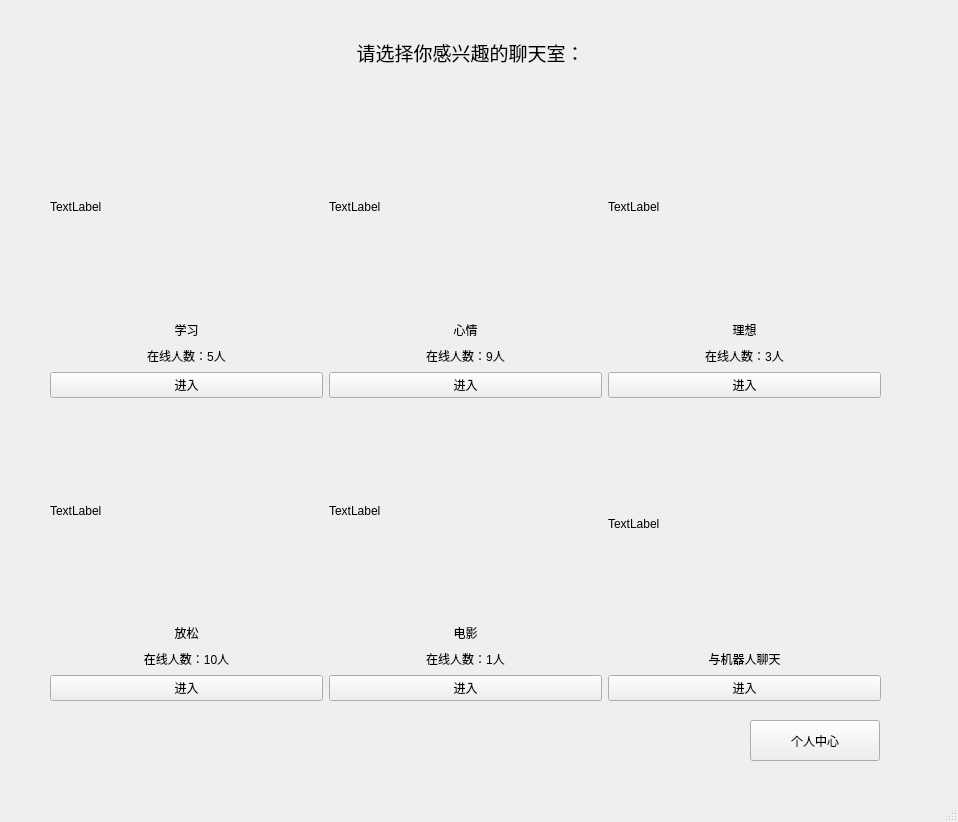
<?xml version="1.0" encoding="UTF-8"?>
<ui version="4.0">
 <class>mainWindow</class>
 <widget class="QMainWindow" name="mainWindow">
  <property name="geometry">
   <rect>
    <x>0</x>
    <y>0</y>
    <width>958</width>
    <height>822</height>
   </rect>
  </property>
  <property name="windowTitle">
   <string>聊天室</string>
  </property>
  <widget class="QWidget" name="centralwidget">
   <widget class="QWidget" name="gridLayoutWidget">
    <property name="geometry">
     <rect>
      <x>50</x>
      <y>100</y>
      <width>831</width>
      <height>601</height>
     </rect>
    </property>
    <layout class="QGridLayout" name="gridLayout">
     <item row="0" column="0">
      <layout class="QVBoxLayout" name="verticalLayout">
       <item>
        <widget class="QLabel" name="label_5">
         <property name="maximumSize">
          <size>
           <width>16777215</width>
           <height>300</height>
          </size>
         </property>
         <property name="text">
          <string>TextLabel</string>
         </property>
        </widget>
       </item>
       <item>
        <widget class="QLabel" name="label_8">
         <property name="maximumSize">
          <size>
           <width>16777215</width>
           <height>20</height>
          </size>
         </property>
         <property name="text">
          <string>学习</string>
         </property>
         <property name="alignment">
          <set>Qt::AlignCenter</set>
         </property>
        </widget>
       </item>
       <item>
        <widget class="QLabel" name="label_9">
         <property name="maximumSize">
          <size>
           <width>16777215</width>
           <height>20</height>
          </size>
         </property>
         <property name="text">
          <string>在线人数：5人</string>
         </property>
         <property name="alignment">
          <set>Qt::AlignCenter</set>
         </property>
        </widget>
       </item>
       <item>
        <widget class="QPushButton" name="pushButton">
         <property name="text">
          <string>进入</string>
         </property>
        </widget>
       </item>
      </layout>
     </item>
     <item row="1" column="0">
      <layout class="QVBoxLayout" name="verticalLayout_2">
       <item>
        <widget class="QLabel" name="label_6">
         <property name="maximumSize">
          <size>
           <width>16777215</width>
           <height>300</height>
          </size>
         </property>
         <property name="text">
          <string>TextLabel</string>
         </property>
        </widget>
       </item>
       <item>
        <widget class="QLabel" name="label_10">
         <property name="maximumSize">
          <size>
           <width>16777215</width>
           <height>20</height>
          </size>
         </property>
         <property name="text">
          <string>放松</string>
         </property>
         <property name="alignment">
          <set>Qt::AlignCenter</set>
         </property>
        </widget>
       </item>
       <item>
        <widget class="QLabel" name="label_11">
         <property name="maximumSize">
          <size>
           <width>16777215</width>
           <height>20</height>
          </size>
         </property>
         <property name="text">
          <string>在线人数：10人</string>
         </property>
         <property name="alignment">
          <set>Qt::AlignCenter</set>
         </property>
        </widget>
       </item>
       <item>
        <widget class="QPushButton" name="pushButton_4">
         <property name="text">
          <string>进入</string>
         </property>
        </widget>
       </item>
      </layout>
     </item>
     <item row="0" column="1">
      <layout class="QVBoxLayout" name="verticalLayout_3">
       <item>
        <widget class="QLabel" name="label_12">
         <property name="maximumSize">
          <size>
           <width>16777215</width>
           <height>300</height>
          </size>
         </property>
         <property name="text">
          <string>TextLabel</string>
         </property>
        </widget>
       </item>
       <item>
        <widget class="QLabel" name="label_13">
         <property name="maximumSize">
          <size>
           <width>16777215</width>
           <height>20</height>
          </size>
         </property>
         <property name="text">
          <string>心情</string>
         </property>
         <property name="alignment">
          <set>Qt::AlignCenter</set>
         </property>
        </widget>
       </item>
       <item>
        <widget class="QLabel" name="label_14">
         <property name="maximumSize">
          <size>
           <width>16777215</width>
           <height>20</height>
          </size>
         </property>
         <property name="text">
          <string>在线人数：9人</string>
         </property>
         <property name="alignment">
          <set>Qt::AlignCenter</set>
         </property>
        </widget>
       </item>
       <item>
        <widget class="QPushButton" name="pushButton_2">
         <property name="text">
          <string>进入</string>
         </property>
        </widget>
       </item>
      </layout>
     </item>
     <item row="1" column="1">
      <layout class="QVBoxLayout" name="verticalLayout_4">
       <item>
        <widget class="QLabel" name="label_15">
         <property name="maximumSize">
          <size>
           <width>16777215</width>
           <height>300</height>
          </size>
         </property>
         <property name="text">
          <string>TextLabel</string>
         </property>
        </widget>
       </item>
       <item>
        <widget class="QLabel" name="label_16">
         <property name="maximumSize">
          <size>
           <width>16777215</width>
           <height>20</height>
          </size>
         </property>
         <property name="text">
          <string>电影</string>
         </property>
         <property name="alignment">
          <set>Qt::AlignCenter</set>
         </property>
        </widget>
       </item>
       <item>
        <widget class="QLabel" name="label_17">
         <property name="maximumSize">
          <size>
           <width>16777215</width>
           <height>20</height>
          </size>
         </property>
         <property name="text">
          <string>在线人数：1人</string>
         </property>
         <property name="alignment">
          <set>Qt::AlignCenter</set>
         </property>
        </widget>
       </item>
       <item>
        <widget class="QPushButton" name="pushButton_5">
         <property name="text">
          <string>进入</string>
         </property>
        </widget>
       </item>
      </layout>
     </item>
     <item row="0" column="2">
      <layout class="QVBoxLayout" name="verticalLayout_5">
       <item>
        <widget class="QLabel" name="label_18">
         <property name="maximumSize">
          <size>
           <width>16777215</width>
           <height>300</height>
          </size>
         </property>
         <property name="text">
          <string>TextLabel</string>
         </property>
        </widget>
       </item>
       <item>
        <widget class="QLabel" name="label_19">
         <property name="maximumSize">
          <size>
           <width>16777215</width>
           <height>20</height>
          </size>
         </property>
         <property name="text">
          <string>理想</string>
         </property>
         <property name="alignment">
          <set>Qt::AlignCenter</set>
         </property>
        </widget>
       </item>
       <item>
        <widget class="QLabel" name="label_20">
         <property name="maximumSize">
          <size>
           <width>16777215</width>
           <height>20</height>
          </size>
         </property>
         <property name="text">
          <string>在线人数：3人</string>
         </property>
         <property name="alignment">
          <set>Qt::AlignCenter</set>
         </property>
        </widget>
       </item>
       <item>
        <widget class="QPushButton" name="pushButton_3">
         <property name="text">
          <string>进入</string>
         </property>
        </widget>
       </item>
      </layout>
     </item>
     <item row="1" column="2">
      <layout class="QVBoxLayout" name="verticalLayout_6">
       <item>
        <widget class="QLabel" name="label_21">
         <property name="maximumSize">
          <size>
           <width>16777215</width>
           <height>300</height>
          </size>
         </property>
         <property name="text">
          <string>TextLabel</string>
         </property>
        </widget>
       </item>
       <item>
        <widget class="QLabel" name="label_24">
         <property name="maximumSize">
          <size>
           <width>16777215</width>
           <height>20</height>
          </size>
         </property>
         <property name="text">
          <string>与机器人聊天</string>
         </property>
         <property name="alignment">
          <set>Qt::AlignCenter</set>
         </property>
        </widget>
       </item>
       <item>
        <widget class="QPushButton" name="pushButton_6">
         <property name="text">
          <string>进入</string>
         </property>
        </widget>
       </item>
      </layout>
     </item>
    </layout>
   </widget>
   <widget class="QLabel" name="label_7">
    <property name="geometry">
     <rect>
      <x>250</x>
      <y>40</y>
      <width>441</width>
      <height>25</height>
     </rect>
    </property>
    <property name="font">
     <font>
      <pointsize>14</pointsize>
     </font>
    </property>
    <property name="text">
     <string>请选择你感兴趣的聊天室：</string>
    </property>
    <property name="alignment">
     <set>Qt::AlignCenter</set>
    </property>
   </widget>
   <widget class="QPushButton" name="pushButton_7">
    <property name="geometry">
     <rect>
      <x>750</x>
      <y>720</y>
      <width>130</width>
      <height>41</height>
     </rect>
    </property>
    <property name="text">
     <string>个人中心</string>
    </property>
   </widget>
  </widget>
  <widget class="QMenuBar" name="menubar">
   <property name="geometry">
    <rect>
     <x>0</x>
     <y>0</y>
     <width>958</width>
     <height>26</height>
    </rect>
   </property>
  </widget>
  <widget class="QStatusBar" name="statusbar"/>
 </widget>
 <resources/>
 <connections>
  <connection>
   <sender>pushButton</sender>
   <signal>clicked()</signal>
   <receiver>mainWindow</receiver>
   <slot>enter()</slot>
   <hints>
    <hint type="sourcelabel">
     <x>204</x>
     <y>401</y>
    </hint>
    <hint type="destinationlabel">
     <x>164</x>
     <y>60</y>
    </hint>
   </hints>
  </connection>
  <connection>
   <sender>pushButton_2</sender>
   <signal>clicked()</signal>
   <receiver>mainWindow</receiver>
   <slot>enter()</slot>
   <hints>
    <hint type="sourcelabel">
     <x>424</x>
     <y>398</y>
    </hint>
    <hint type="destinationlabel">
     <x>467</x>
     <y>37</y>
    </hint>
   </hints>
  </connection>
  <connection>
   <sender>pushButton_3</sender>
   <signal>clicked()</signal>
   <receiver>mainWindow</receiver>
   <slot>enter()</slot>
   <hints>
    <hint type="sourcelabel">
     <x>721</x>
     <y>401</y>
    </hint>
    <hint type="destinationlabel">
     <x>690</x>
     <y>38</y>
    </hint>
   </hints>
  </connection>
  <connection>
   <sender>pushButton_4</sender>
   <signal>clicked()</signal>
   <receiver>mainWindow</receiver>
   <slot>enter()</slot>
   <hints>
    <hint type="sourcelabel">
     <x>145</x>
     <y>707</y>
    </hint>
    <hint type="destinationlabel">
     <x>191</x>
     <y>744</y>
    </hint>
   </hints>
  </connection>
  <connection>
   <sender>pushButton_5</sender>
   <signal>clicked()</signal>
   <receiver>mainWindow</receiver>
   <slot>enter()</slot>
   <hints>
    <hint type="sourcelabel">
     <x>485</x>
     <y>720</y>
    </hint>
    <hint type="destinationlabel">
     <x>522</x>
     <y>746</y>
    </hint>
   </hints>
  </connection>
  <connection>
   <sender>pushButton_6</sender>
   <signal>clicked()</signal>
   <receiver>mainWindow</receiver>
   <slot>chatbot()</slot>
   <hints>
    <hint type="sourcelabel">
     <x>762</x>
     <y>712</y>
    </hint>
    <hint type="destinationlabel">
     <x>785</x>
     <y>742</y>
    </hint>
   </hints>
  </connection>
  <connection>
   <sender>pushButton_7</sender>
   <signal>clicked()</signal>
   <receiver>mainWindow</receiver>
   <slot>config()</slot>
   <hints>
    <hint type="sourcelabel">
     <x>812</x>
     <y>769</y>
    </hint>
    <hint type="destinationlabel">
     <x>912</x>
     <y>745</y>
    </hint>
   </hints>
  </connection>
 </connections>
 <slots>
  <slot>enter()</slot>
  <slot>chatbot()</slot>
  <slot>config()</slot>
 </slots>
</ui>
